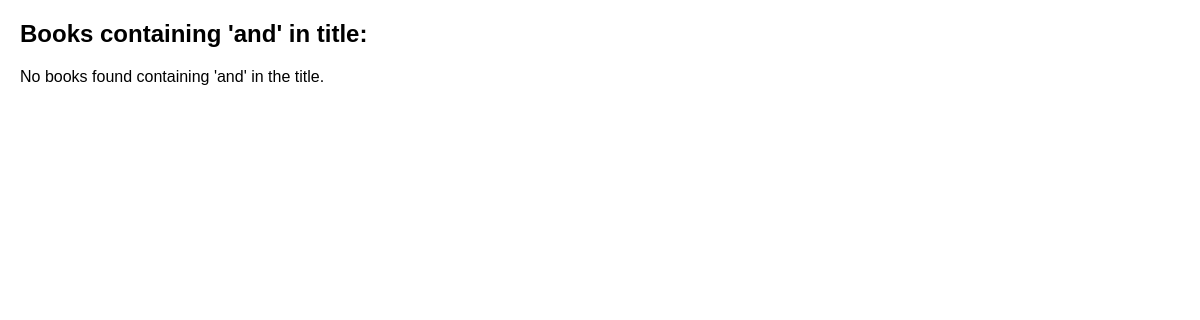
The page /books/simple/query on the database as committed earlier.
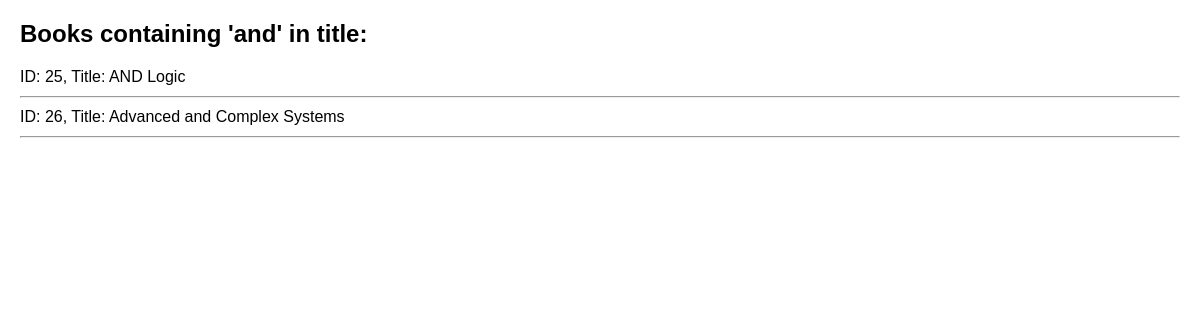
The same page on the database as committed later.
### apps/bookmodule/models.py (models this page shows)
class Book(models.Model):
    title = models.CharField(max_length = 50)
    author = models.CharField(max_length = 50)
    price = models.FloatField(default = 0.0)
    edition = models.SmallIntegerField(default = 1)

### apps/bookmodule/views.py (the view)
# urls.py: path('simple/query', views.simple_query, name='simple-query'),
def simple_query(request):
    mybooks = Book.objects.filter(title__icontains='and')
    return render(request, 'bookmodule/list_books.html', {'books': mybooks})

### apps/templates/bookmodule/list_books.html (shortened to what this page needs)
<!DOCTYPE html>
<html>
<head>
</head>
<body>
    <h2>Books containing 'and' in title:</h2>
    {% for obj in books %}
        <div>
            ID: {{ obj.id }},
            Title: {{ obj.title }}
        </div>
        <hr>
    {% empty %}
        <p>No books found containing 'and' in the title.</p>
    {% endfor %}
</body>
</html>

Rows that differ between the two databases and show on the page:
added Book: id "25", title "AND Logic"
added Book: id "26", title "Advanced and Complex Systems"
Other text that changed with them:
text no longer shown: "No books found containing 'and' in the title."
